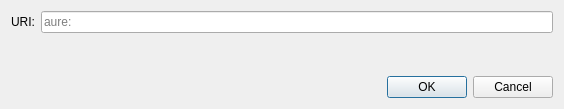
<?xml version="1.0" encoding="UTF-8"?>
<ui version="4.0">
 <class>OpenURIDialog</class>
 <widget class="QDialog" name="OpenURIDialog">
  <property name="geometry">
   <rect>
    <x>0</x>
    <y>0</y>
    <width>564</width>
    <height>109</height>
   </rect>
  </property>
  <property name="windowTitle">
   <string>Open aure URI</string>
  </property>
  <layout class="QVBoxLayout" name="verticalLayout">
   <item>
    <layout class="QHBoxLayout" name="horizontalLayout">
     <item>
      <widget class="QLabel" name="label">
       <property name="text">
        <string>URI:</string>
       </property>
      </widget>
     </item>
     <item>
      <widget class="QValidatedLineEdit" name="uriEdit">
       <property name="placeholderText">
        <string notr="true">aure:</string>
       </property>
      </widget>
     </item>
    </layout>
   </item>
   <item>
    <spacer name="verticalSpacer">
     <property name="orientation">
      <enum>Qt::Vertical</enum>
     </property>
     <property name="sizeHint" stdset="0">
      <size>
       <width>20</width>
       <height>40</height>
      </size>
     </property>
    </spacer>
   </item>
   <item>
    <widget class="QDialogButtonBox" name="buttonBox">
     <property name="orientation">
      <enum>Qt::Horizontal</enum>
     </property>
     <property name="standardButtons">
      <set>QDialogButtonBox::Cancel|QDialogButtonBox::Ok</set>
     </property>
    </widget>
   </item>
  </layout>
 </widget>
 <customwidgets>
  <customwidget>
   <class>QValidatedLineEdit</class>
   <extends>QLineEdit</extends>
   <header>qt/qvalidatedlineedit.h</header>
  </customwidget>
 </customwidgets>
 <resources/>
 <connections>
  <connection>
   <sender>buttonBox</sender>
   <signal>accepted()</signal>
   <receiver>OpenURIDialog</receiver>
   <slot>accept()</slot>
   <hints>
    <hint type="sourcelabel">
     <x>248</x>
     <y>254</y>
    </hint>
    <hint type="destinationlabel">
     <x>157</x>
     <y>274</y>
    </hint>
   </hints>
  </connection>
  <connection>
   <sender>buttonBox</sender>
   <signal>rejected()</signal>
   <receiver>OpenURIDialog</receiver>
   <slot>reject()</slot>
   <hints>
    <hint type="sourcelabel">
     <x>316</x>
     <y>260</y>
    </hint>
    <hint type="destinationlabel">
     <x>286</x>
     <y>274</y>
    </hint>
   </hints>
  </connection>
 </connections>
</ui>
